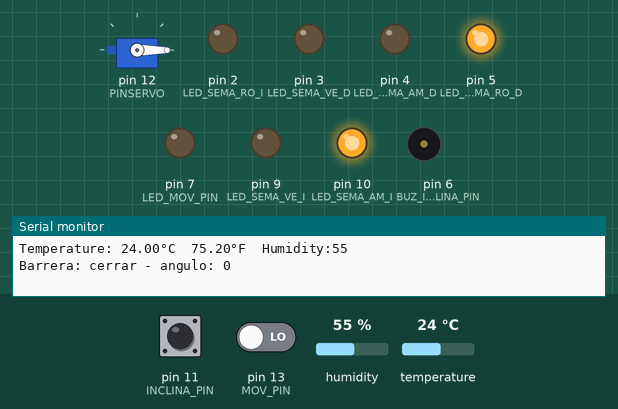
This sketch was run on a simulated Arduino Uno, built with avr-gcc and run on an emulated ATmega328P. On the bench: servo, output pins drawn as LEDs (lit = HIGH), buzzer (waves = sounding, pin HIGH), the last lines printed to the serial monitor. Wiring (inferred from the names in the program): DHT11 sensor: data pin 8. The test bench sets the inputs (shaded band); at power-on: pin 11 (INCLINA_PIN) HIGH, pin 13 (MOV_PIN) LOW, humidity 55 %, temperature 24 °C.

Above: at 1.2 s.
1.3 s: pin 11 (INCLINA_PIN) pulled LOW for 0.15 s
At 4.4 s:
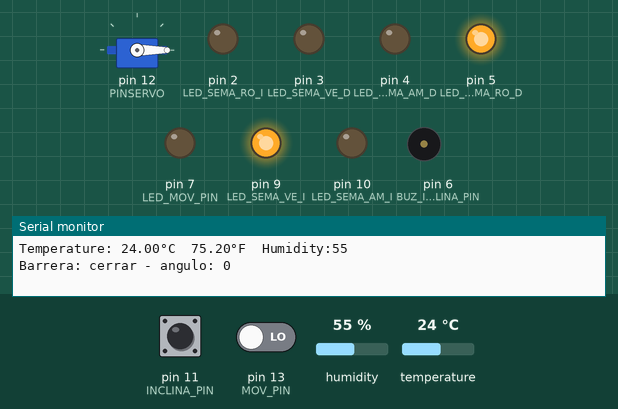
11.5 s: pin 13 (MOV_PIN) driven HIGH
At 15.2 s:
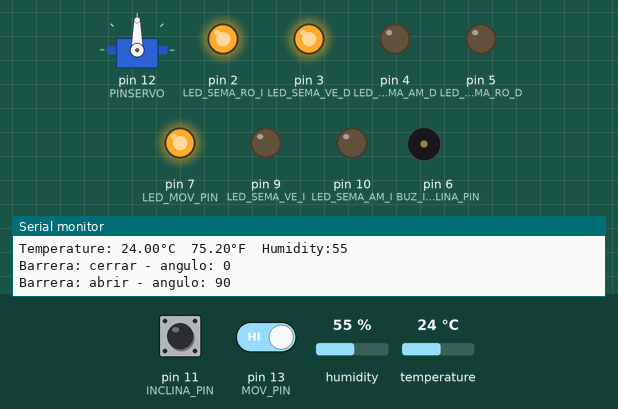
15.5 s: pin 11 (INCLINA_PIN) pulled LOW for 1 s
At 16.2 s:
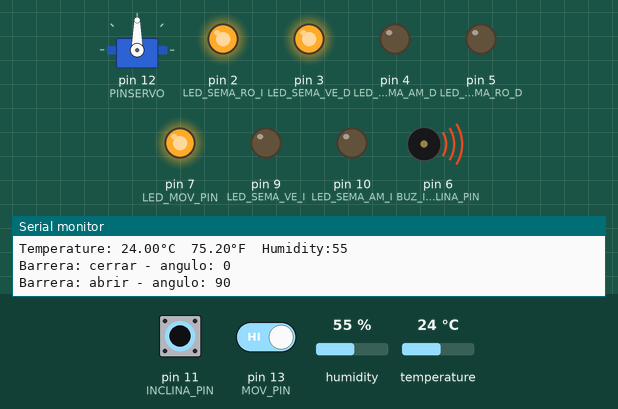
22.5 s: pin 13 (MOV_PIN) driven LOW
At 28.4 s:
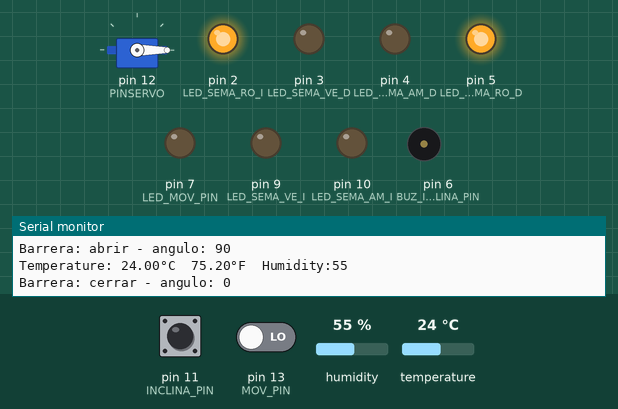
36.5 s: pin 11 (INCLINA_PIN) pulled LOW for 0.15 s
At 37.7 s:
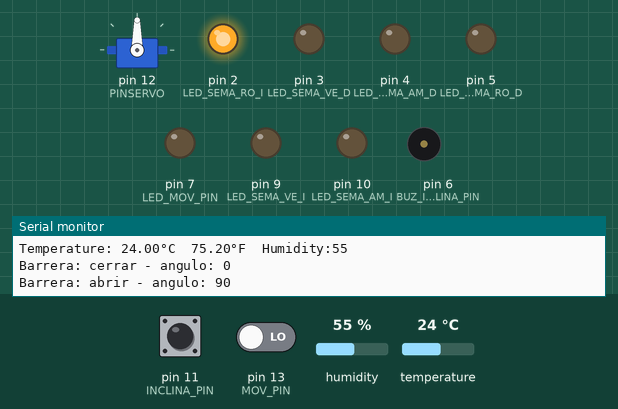
40.0 s: pin 13 (MOV_PIN) driven HIGH
At 43.6 s:
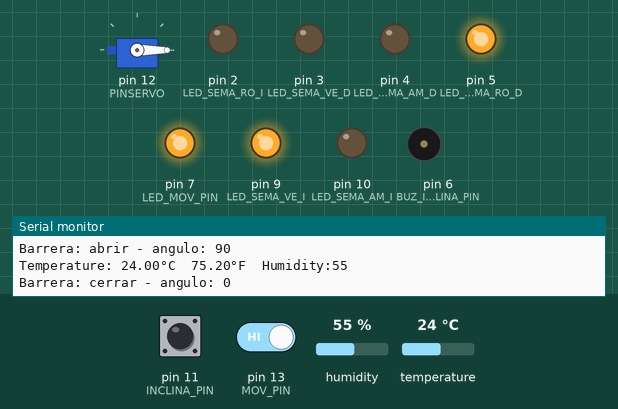
Timing chart, 0 to 45.1 s (numbered marks = the images above; inputs shaded):
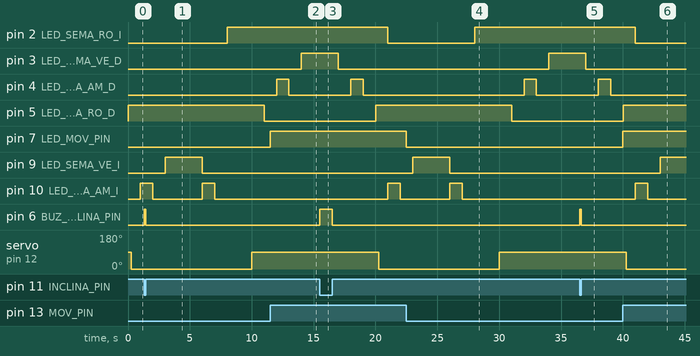

The sketch:

sensores_Varios.ino
```cpp
#include <Bonezegei_DHT11.h>
#include <Servo.h>


//#define DHTTYPE DHT11 //Cambiar DHT22 por DHT11 si tienes este sensor
//#define DHTPIN


#define LED_SEMA_VE_I 9
#define LED_SEMA_AM_I 10
#define LED_SEMA_RO_I 2

#define LED_SEMA_VE_D 3
#define LED_SEMA_AM_D 4
#define LED_SEMA_RO_D 5

#define MOV_PIN 13
#define LED_MOV_PIN 7
#define DHTPIN 8
#define INCLINA_PIN 11
#define BUZ_INCLINA_PIN 6
#define PINSERVO 12

unsigned long x = millis();
unsigned long previousTime = millis();
int PULSOMIN = 550;
int PULSOMAX = 2500;
Bonezegei_DHT11 dht(DHTPIN);
Servo servo1;
boolean barreraEstado = true;

void setup() {
  // put your setup code here, to run once:

  pinMode(LED_SEMA_VE_I, OUTPUT);
  pinMode(LED_SEMA_AM_I, OUTPUT);
  pinMode(LED_SEMA_RO_I, OUTPUT);
  pinMode(LED_SEMA_VE_D, OUTPUT);
  pinMode(LED_SEMA_AM_D, OUTPUT);
  pinMode(LED_SEMA_RO_D, OUTPUT);
  pinMode(MOV_PIN, INPUT);
  pinMode(LED_MOV_PIN, OUTPUT);
  pinMode(DHTPIN, INPUT);
  pinMode(INCLINA_PIN, INPUT_PULLUP);
  pinMode(BUZ_INCLINA_PIN, OUTPUT);

  Serial.begin(9600);
  dht.begin();

  servo1.attach(PINSERVO, PULSOMIN, PULSOMAX);

}

void loop() {

  // SENSOR DE iNCLINACIÓN
  if (digitalRead(INCLINA_PIN) == LOW)
  {
    digitalWrite(BUZ_INCLINA_PIN, HIGH);
  }
  else
  {
    digitalWrite(BUZ_INCLINA_PIN, LOW);
  };

  // SENSOR DE TEMPERATURA

  if ((x > 0) && (x <= 10)) {

  if (dht.getData()) {                         // get All data from DHT11
    float tempDeg = dht.getTemperature();      // return temperature in celsius
    float tempFar = dht.getTemperature(true);  // return temperature in fahrenheit if true celsius of false
    int hum = dht.getHumidity();               // return humidity
    String str  = "Temperature: ";
           str += tempDeg;
           str += "°C  ";
           str += tempFar;
           str += "°F  Humidity:";
           str += hum;
    Serial.println(str.c_str());
    //Serial.printf("Temperature: %0.1lf°C  %0.1lf°F Humidity:%d \n", tempDeg, tempFar, hum);
  }
  //delay(2000);  //delay atleast 2 seconds for DHT11 to read tha data

  };


  // SERVOMOTOR 1
if ((x > 0) && (x <= 1000)) {
  if (barreraEstado) {
    barrera1(0, "cerrar");
  }
}

if ((x > 10000) && (x <= 11000)) {
  if (barreraEstado == false) {
    barrera1(90, "abrir");
  }
}


  // SENSOR DE MOVIMIENTO

  if (digitalRead(MOV_PIN) == HIGH) {
    digitalWrite(LED_MOV_PIN, HIGH);
  } else {
    digitalWrite(LED_MOV_PIN, LOW);
  };

  // SEMAFOROS
  unsigned long currentTime = millis();
  x = currentTime - previousTime;

  if ((x > 0) && (x <= 3000)) {
    digitalWrite(LED_SEMA_RO_D, HIGH);
  };

  if ((x > 1000) && (x <= 2000)) {
    digitalWrite(LED_SEMA_RO_I, LOW);
    digitalWrite(LED_SEMA_AM_I, HIGH);
  };

  if ((x > 2000) && (x <= 3000)) {
    digitalWrite(LED_SEMA_AM_I, LOW);
  };

  if ((x > 3000) && (x <= 6000)) {
    digitalWrite(LED_SEMA_VE_I, HIGH);
  };

  if ((x > 6000) && (x <= 7000)) {
    digitalWrite(LED_SEMA_VE_I, LOW);
    digitalWrite(LED_SEMA_AM_I, HIGH);
  };

  if ((x > 7000) && (x <= 8000)) {
    digitalWrite(LED_SEMA_AM_I, LOW);
  };

  if ((x > 8000) && (x <= 11000)) {
    digitalWrite(LED_SEMA_RO_I, HIGH);
  };

  if ((x > 11000) && (x <= 12000)) {
    digitalWrite(LED_SEMA_RO_D, LOW);
  };

  if ((x > 12000) && (x <= 13000)) {
    digitalWrite(LED_SEMA_AM_D, HIGH);
  };

  if ((x > 13000) && (x <= 14000)) {
    digitalWrite(LED_SEMA_AM_D, LOW);
  };

  if ((x > 14000) && (x <= 17000)) {
    digitalWrite(LED_SEMA_VE_D, HIGH);
  };

  if ((x > 17000) && (x <= 18000)) {
    digitalWrite(LED_SEMA_VE_D, LOW);
  };

  if ((x > 18000) && (x <= 19000)) {
    digitalWrite(LED_SEMA_AM_D, HIGH);
  };

  if ((x > 19000) && (x <= 20000)) {
    digitalWrite(LED_SEMA_AM_D, LOW);
  };

  if (x > 20000) {
    previousTime = millis();
  };
}

void barrera1(int angulo, String verbo){
    servo1.write(angulo);
    String strB  = "Barrera: ";
           strB += verbo;
           strB += " - angulo: ";
           strB += angulo;
    Serial.println(strB.c_str());
    barreraEstado = !barreraEstado;
}
```

Measured:
- after the input at 1.3 s, pin 6 (BUZ_INCLINA_PIN): LOW → HIGH at once, → LOW 0.15 s later
- after the input at 11.5 s, pin 7 (LED_MOV_PIN): LOW → HIGH at once
- after the input at 15.5 s, pin 6 (BUZ_INCLINA_PIN): LOW → HIGH at once, → LOW 1.0 s later
- after the input at 22.5 s, pin 7 (LED_MOV_PIN): HIGH → LOW at once
- after the input at 36.5 s, pin 6 (BUZ_INCLINA_PIN): LOW → HIGH at once, → LOW 0.15 s later
- after the input at 40.0 s, pin 7 (LED_MOV_PIN): LOW → HIGH at once
